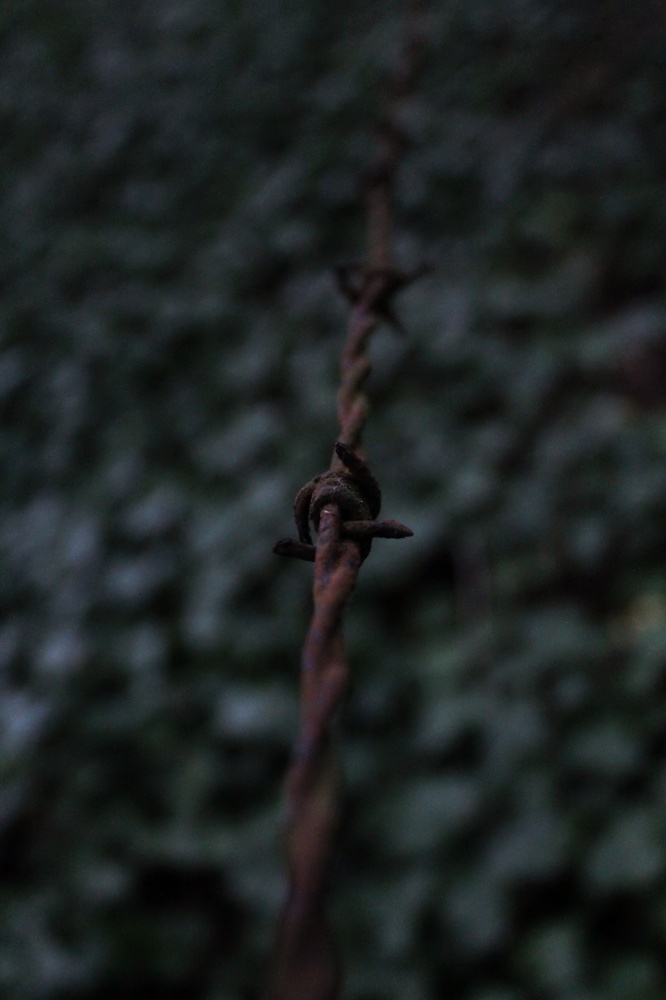
#> input picture image_input/1.jpg, 666 x 1000 px, shrunk from 2056 x 3088 before the run; its folder holds only this picture in this run
$ python sharpening.py
#> lines starting #> are read from the running program, lines starting #| are printed output that depends on the picture
#> in main, image is the input picture: shape (1000, 666, 3); mean B, G, R 34.8, 34.9, 29.8
import cv2
import numpy as np
import os
images_input_dir = 'image_input/'
images_output_dir = 'image_output/'


def sharpening(img, k = 2):
#> called with k = 2
    coarse = cv2.bilateralFilter(img, 18, 150, 150)
    fine = img - coarse
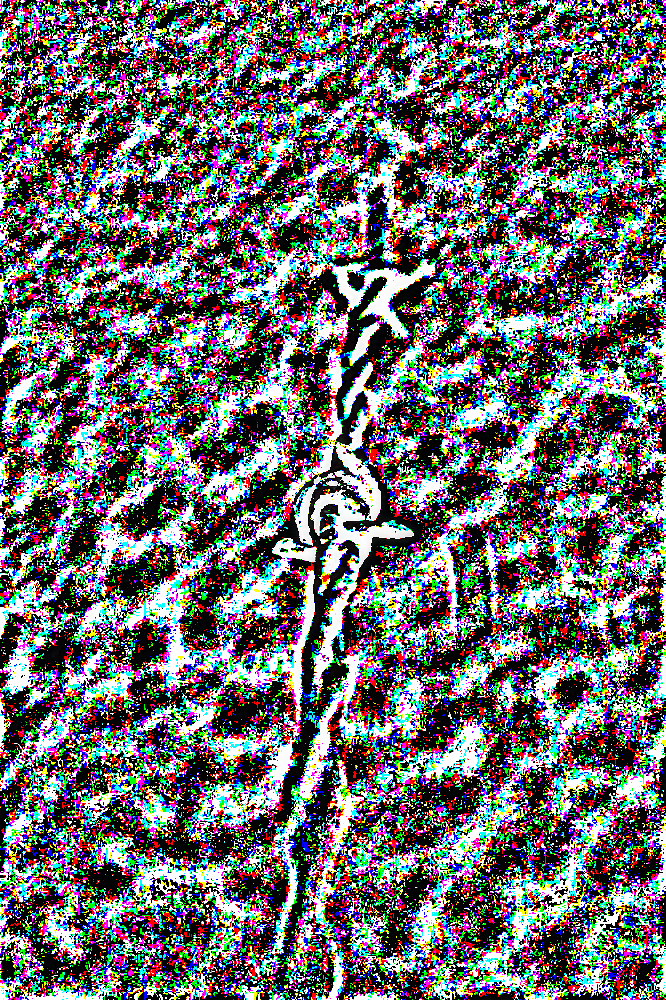
#> fine: shape (1000, 666, 3); mean B, G, R 108.5, 105.4, 107.2
    out = img + k * fine
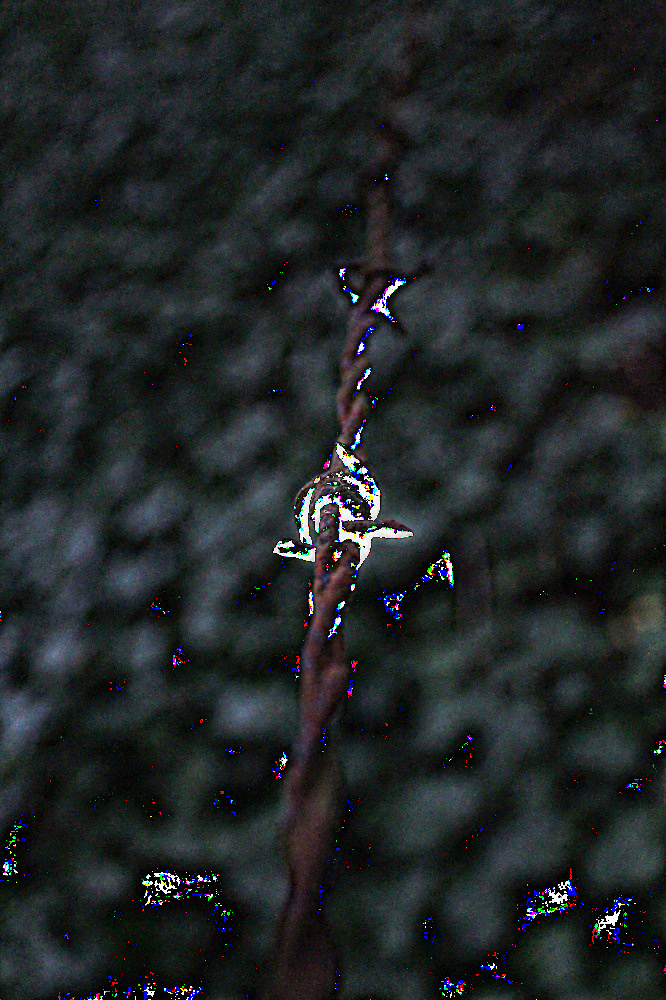
#> out: shape (1000, 666, 3); mean B, G, R 38.1, 37.3, 32.2
    return out


def view_image(image, name_of_window):
    cv2.namedWindow(name_of_window, cv2.WINDOW_NORMAL)
    cv2.imshow(name_of_window, image)
    cv2.waitKey(0)
    cv2.destroyAllWindows()


def main():
    for file in os.listdir(images_input_dir):
        image = cv2.imread(os.path.join(images_input_dir, file))
        output = sharpening(image)
        cv2.imwrite(os.path.join(images_output_dir, '{}_output.jpg'.format(file)), output)
        print ('{} sharpened'.format(file))


if __name__ == '__main__':
    main()

$ run again, on image_input/2.jpg
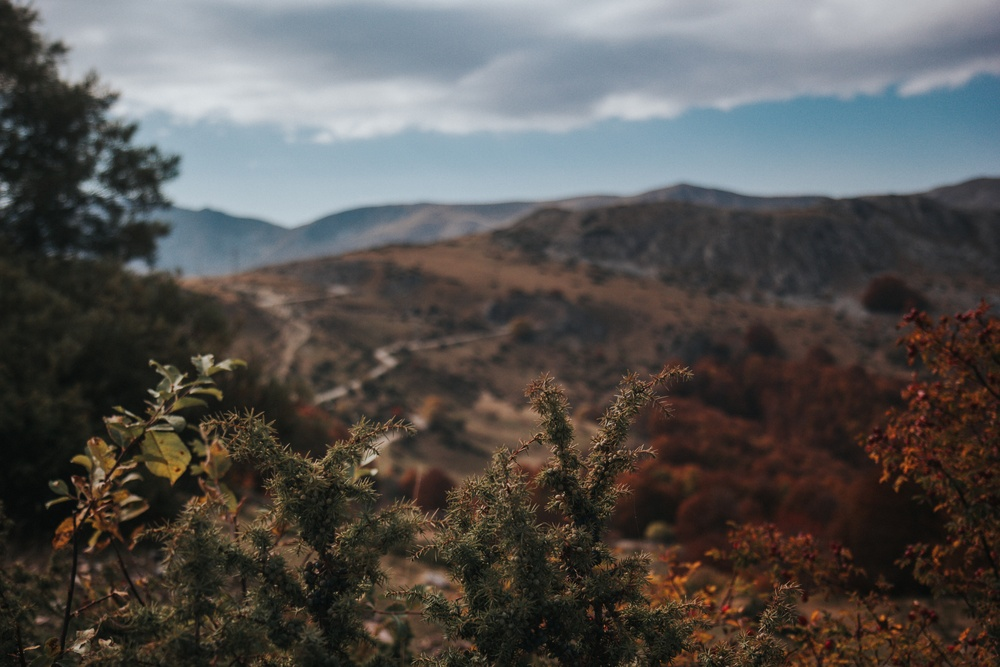
#> input picture image_input/2.jpg, 1000 x 667 px, shrunk from 5184 x 3456 before the run
#> in main, image is the input picture: shape (667, 1000, 3); mean B, G, R 79.8, 82.2, 84.6
#> in sharpening, `fine = img - coarse`:
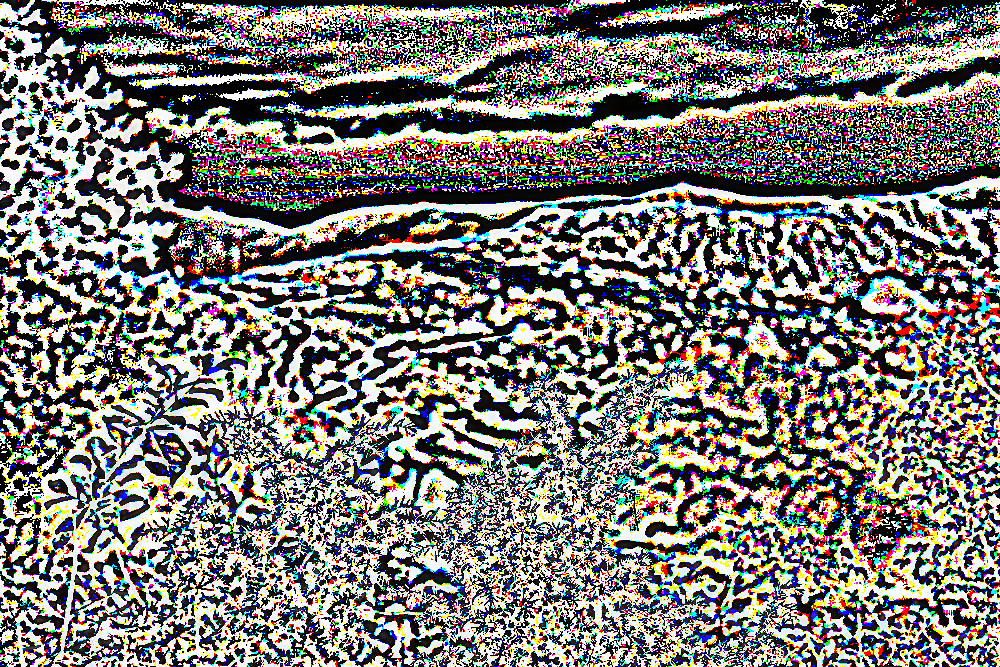
#> fine: shape (667, 1000, 3); mean B, G, R 118.5, 121.3, 124.5
#> in sharpening, `out = img + k * fine`:
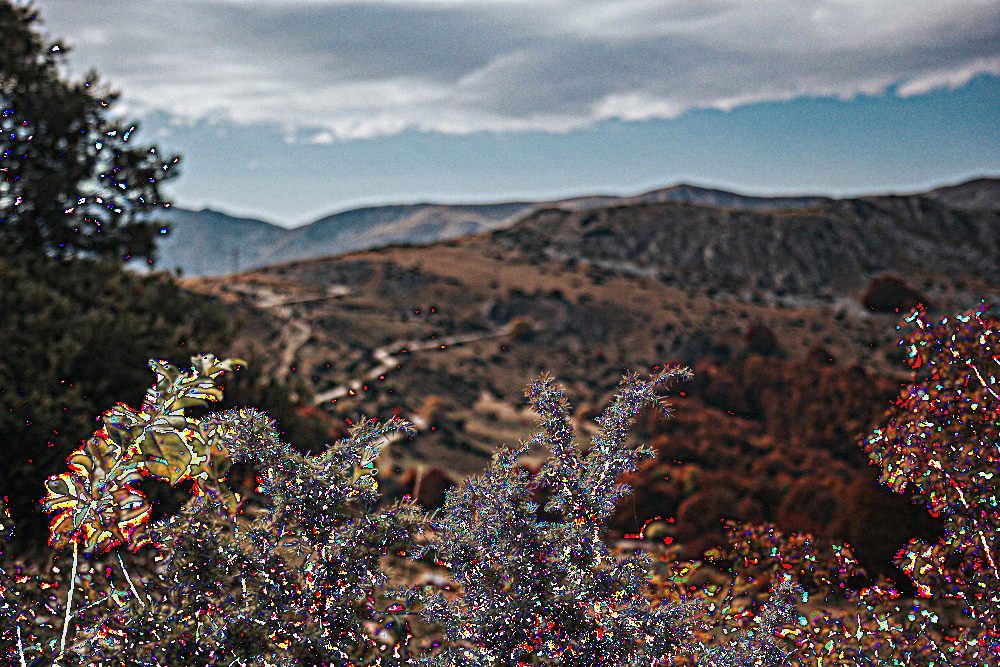
#> out: shape (667, 1000, 3); mean B, G, R 91.4, 90.9, 95.4
